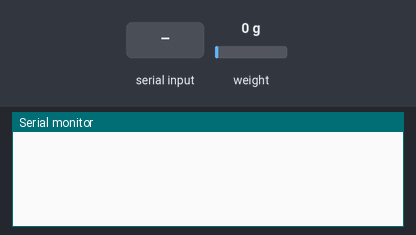
A sketch run on a simulated ESP32. On the bench: the last lines printed to the serial monitor. The test bench sets the inputs (shaded band); at power-on: weight on the scale 0 g.

Above: at 2.8 s.
2.9 s: "m" received over Serial
At 5.2 s:
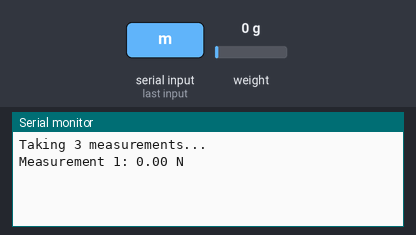
5.5 s: weight on the scale set to 100 g
At 6.7 s:
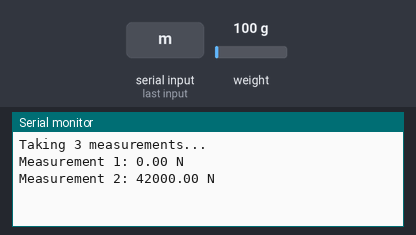
7.0 s: "r" received over Serial
At 11.0 s:
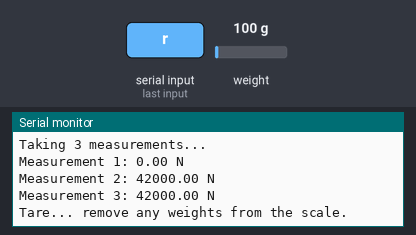

The sketch:

loadcell_functioning_3measurements.ino
```cpp
#include "HX711.h"

// HX711 circuit wiring
const int LOADCELL_DOUT_PIN = 4;  // Use a GPIO pin suitable for your ESP32 board
const int LOADCELL_SCK_PIN = 17;  // Use a GPIO pin suitable for your ESP32 board (was 18)

HX711 scale;

float calibrationFactor = 0; // Variable to store the calibration factor
const float knownMass = 0.285; // Mass in kilograms for calibration
const float gravity = 9.81;  // Acceleration due to gravity (m/s^2)

void setup() {
  Serial.begin(9600);
  scale.begin(LOADCELL_DOUT_PIN, LOADCELL_SCK_PIN);

  // Initial calibration
  //recalibrate();
}

void loop() {
  if (Serial.available() > 0) {
    char command = Serial.read();

    if (command == 'm') {  // 'm' for measure
      Serial.println("Taking 3 measurements...");
      for (int i = 0; i < 3; i++) {
        float force = scale.get_units(10); // Get the force in Newtons
        Serial.print("Measurement ");
        Serial.print(i + 1);
        Serial.print(": ");
        Serial.print(force);
        Serial.println(" N"); // Display force in Newtons
        delay(1000);  // Delay between measurements
      }
    }
    else if (command == 'r') {  // 'r' for recalibrate
      recalibrate();
    }
  }
  delay(1000);  // Loop delay to prevent excessive CPU usage
}

void recalibrate() {
  if (scale.is_ready()) {
    scale.set_scale();  // Reset the scale factor
    Serial.println("Tare... remove any weights from the scale.");
    delay(8000);
    scale.tare();
    Serial.println("Tare done...");
    Serial.print("Place a known weight on the scale...");
    delay(8000);  // Time to place the weight

    long reading = scale.get_units(10);  // Average of 10 readings
    Serial.print("Raw reading with known weight: ");
    Serial.println(reading);

    // Calculate the calibration factor using the known weight
    float knownForce = knownMass * gravity;  // Force in Newtons
    calibrationFactor = (float)reading / knownForce;
    Serial.print("Calibration Factor: ");
    Serial.println(calibrationFactor);

    // Set the scale to use the calculated calibration factor
    scale.set_scale(calibrationFactor);
    Serial.println("Recalibration complete.");
  }
  else {
    Serial.println("HX711 not found. Recalibration failed.");
  }
}
```

Measured:
- after the input at 2.9 s, the serial monitor: prints a new line after 0.10 s (image 1)
- after the input at 5.5 s, the serial monitor: prints a new line after 0.50 s (image 2)
- after the input at 7.0 s, the serial monitor: prints a new line after 3.0 s (image 3)
